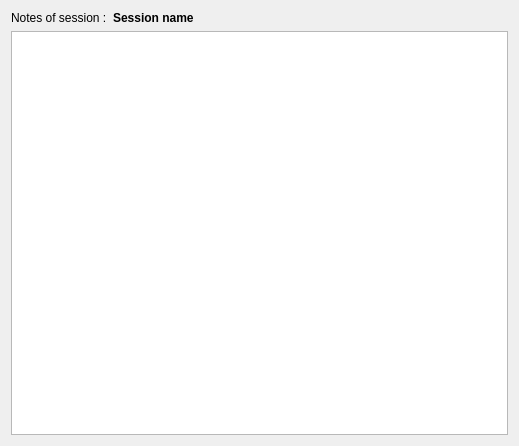
<?xml version="1.0" encoding="UTF-8"?>
<ui version="4.0">
 <class>Dialog</class>
 <widget class="QDialog" name="Dialog">
  <property name="geometry">
   <rect>
    <x>0</x>
    <y>0</y>
    <width>519</width>
    <height>446</height>
   </rect>
  </property>
  <property name="windowTitle">
   <string>Dialog</string>
  </property>
  <layout class="QVBoxLayout" name="verticalLayout">
   <item>
    <layout class="QHBoxLayout" name="horizontalLayout">
     <item>
      <widget class="QLabel" name="label">
       <property name="sizePolicy">
        <sizepolicy hsizetype="Fixed" vsizetype="Preferred">
         <horstretch>0</horstretch>
         <verstretch>0</verstretch>
        </sizepolicy>
       </property>
       <property name="text">
        <string>Notes of session :</string>
       </property>
      </widget>
     </item>
     <item>
      <widget class="QLabel" name="labelSessionName">
       <property name="font">
        <font>
         <weight>75</weight>
         <bold>true</bold>
        </font>
       </property>
       <property name="text">
        <string>Session name</string>
       </property>
      </widget>
     </item>
    </layout>
   </item>
   <item>
    <widget class="QPlainTextEdit" name="plainTextEdit"/>
   </item>
  </layout>
 </widget>
 <resources/>
 <connections/>
</ui>
